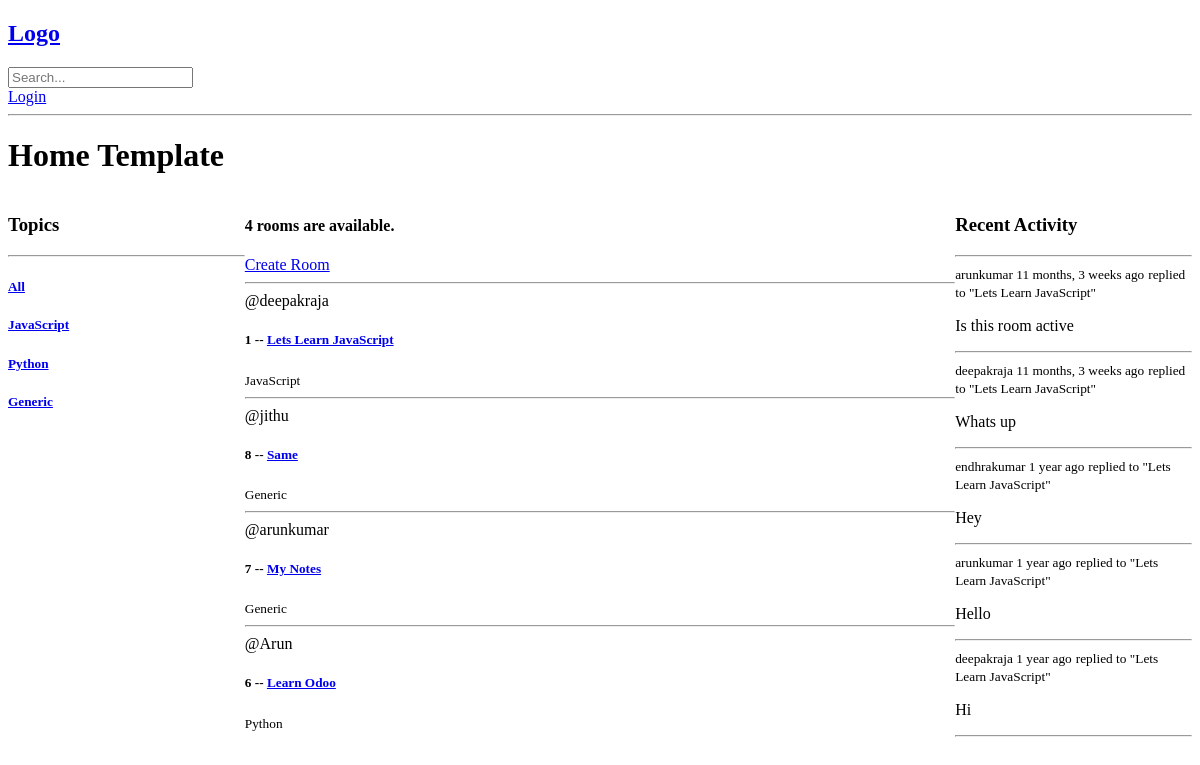
Before: / with the older database file.
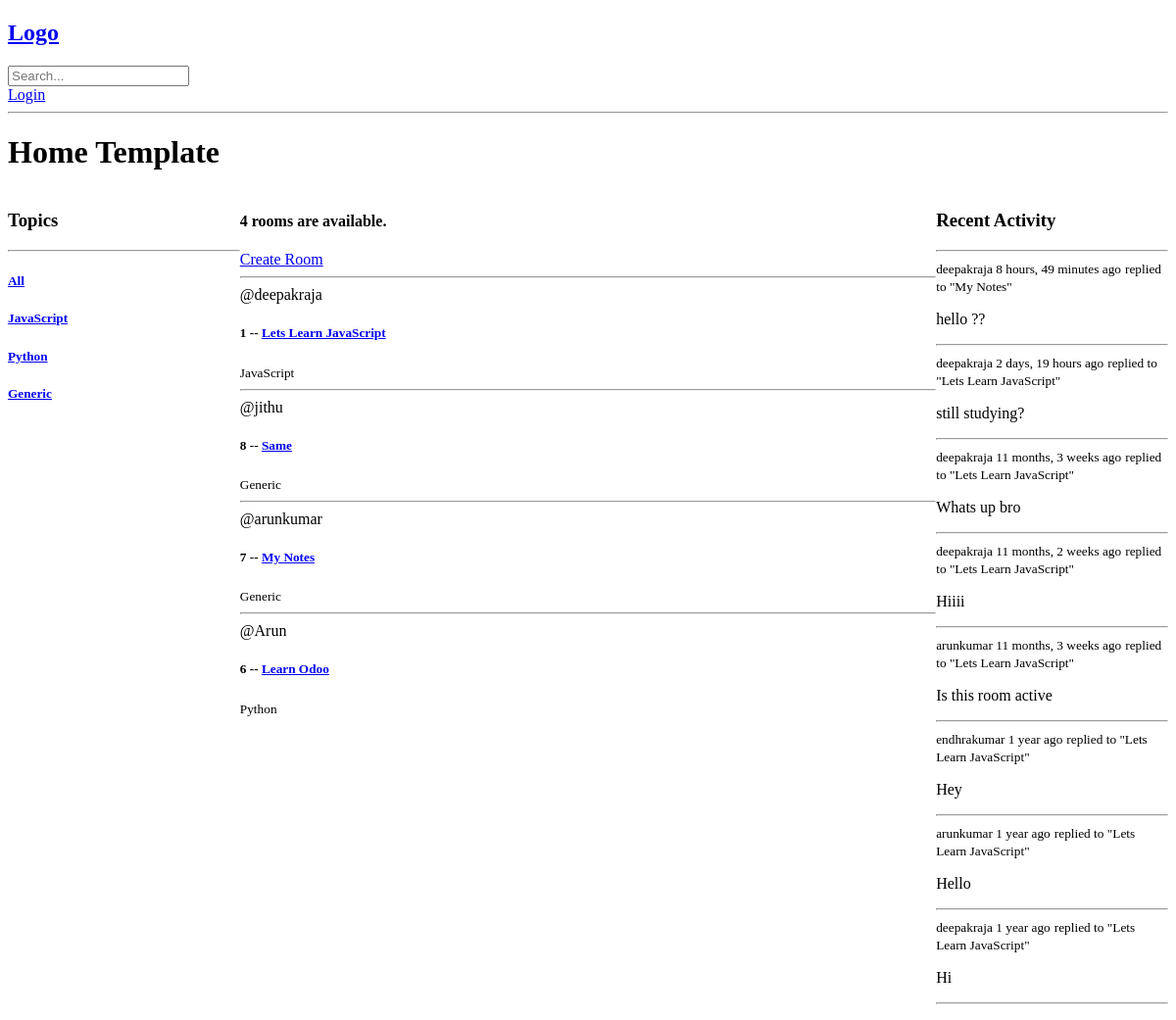
After: the same page with the newer database file.
### base/models.py (models this page shows, shortened)
class Topic(models.Model):
    title = models.CharField(max_length=200)
    updated = models.DateTimeField(auto_now=True)
    created = models.DateTimeField(auto_now_add=True)

class Room(models.Model):
    name = models.CharField(max_length=200)
    host = models.ForeignKey(User, on_delete=models.SET_NULL, null=True)
    topic = models.ForeignKey(Topic, on_delete=models.SET_NULL, null=True)
    description = models.TextField(null=True, blank=True)
    participants = models.ManyToManyField(
        User, related_name="participants", blank=True)
    updated = models.DateTimeField(auto_now=True)
    created = models.DateTimeField(auto_now_add=True)
    class Meta:
        ordering = ['-updated', '-created']

class Message(models.Model):
    room = models.ForeignKey(Room, on_delete=models.CASCADE)
    user = models.ForeignKey(User, on_delete=models.CASCADE)
    body = models.TextField()
    updated = models.DateTimeField(auto_now=True)
    created = models.DateTimeField(auto_now_add=True)
    class Meta:
        ordering = ['-updated', '-created']

### base/views.py (the view)
# urls.py: path('', views.home, name='home'),
def home(request):
    q = request.GET.get('q') if request.GET.get('q') is not None else ''
    print('================================================================')
    print(q)
    rooms = Room.objects.filter(
        Q(topic__title__icontains=q) |
        Q(name__icontains=q) |
        Q(host__username__icontains=q)
    )
    topics = Topic.objects.all()
    rooms_count = rooms.count()
    room_messages = Message.objects.filter(Q(room__topic__title__icontains=q))
    print(rooms.count())
    context = {'rooms': rooms,
               'topics': topics,
               'rooms_count': rooms_count,
               'room_messages':room_messages,
               }
    return render(request, 'base/home.html', context=context)

### base/templates/base/home.html (shortened to what this page needs)
{% extends 'main.html' %} {% block content %}
<h1>Home Template</h1>
<div class="home-container">
  <div>
    <h3>Topics</h3>
    <hr>
    <a href="/"><h5>All</h5></a>
    {%for topic in topics%}
    <div>
      <a href="{% url 'home' %}?q={{topic.title}}"><h5>{{ topic.title }}</h5></a>
    </div>
    {%endfor%}
  </div>
  <div>
    <div>
      <h4>
        {% if rooms_count == 1%}
        Only {{rooms_count}} room is available.
        {% elif rooms_count > 1 %}
        {{rooms_count}} rooms are available.
        {% endif %}
      </h4>
    </div>
    <a href="{% url "create-room" %}">Create Room</a>
    {% for room in rooms %}
    <div>
      <hr>
      <span>@{{room.host.username}}</span>
      <h5>{{room.id}} -- <a href="{% url "room" room.id %}">{{room.name}}</a></h5>
      <small>{{room.topic.title}}</small>
    </div>
    {% endfor %}
  </div>
  <div>
    {% include "base/activity_component.html" %}
  </div>
</div>
{% endblock content %}

### base/templates/base/activity_component.html (shortened to what this page needs)
<h3>Recent Activity</h3>
    <hr>
    {% for message in room_messages %}
      <div>
        <small>{{message.user}} {{message.created|timesince}} ago</small>
        <small> replied to "{{message.room.name}}"</small>
        <p>{{message.body}}</p>
        <hr>
      </div>
    {% endfor %}

Changed rows visible on the page:
added Message: user "deepakraja", created "8 hours, 49 minutes", room.name "My Notes", body "hello ??"
added Message: user "deepakraja", created "2 days, 19 hours", room.name "Lets Learn JavaScript", body "still studying?"
changed Message: body "Whats up" → "Whats up bro"; moves up the list
added Message: user "deepakraja", created "11 months, 2 weeks", room.name "Lets Learn JavaScript", body "Hiiii"
